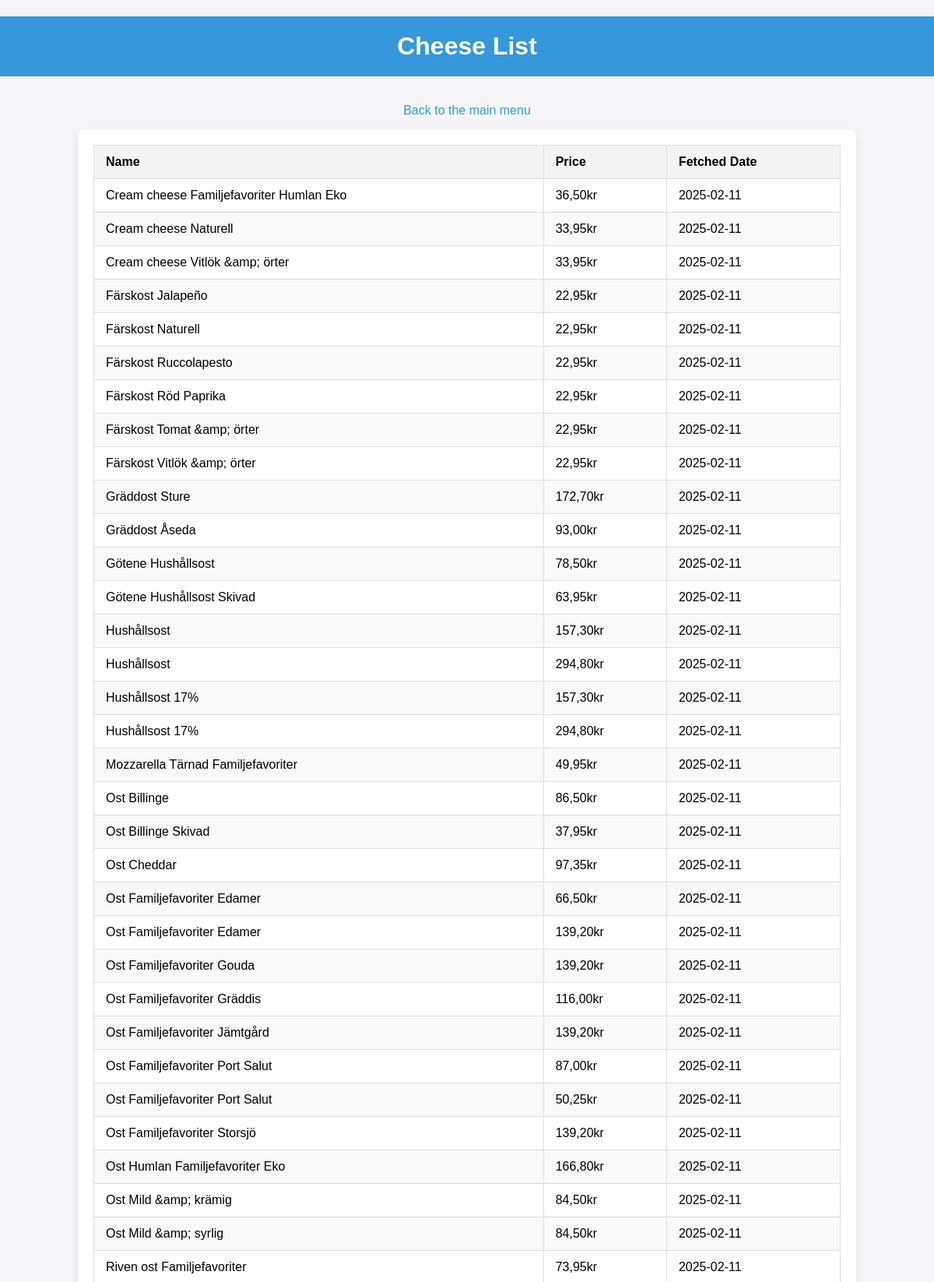
Page /cheese (upper part) on the committed database.
### database/models.py (models this page shows, shortened)
class CheeseData(Base):
    __tablename__ = 'cheeseprices'
    id = Column(Integer, primary_key=True, autoincrement=True)
    name = Column(String(150), nullable=False, index=True)
    price = Column(String(150), nullable=False)
    fetched_date = Column(DateTime, nullable=False)

### app/routes.py (the view)
@bp.route("/cheese", methods=['GET'])
def cheese_page():
    session = SessionLocal()
    latest_dates = (  #retrieves the latest cheese prices in the database
    session.query(CheeseData.name,func.max(CheeseData.fetched_date).label("latest_date")).group_by(CheeseData.name).subquery())
    latest_cheeses = (session.query(CheeseData).join(latest_dates, (CheeseData.name == latest_dates.c.name) & (CheeseData.fetched_date == latest_dates.c.latest_date)).all())
    return render_template('cheese.html', cheeses=latest_cheeses)

### app/templates/cheese.html (shortened to what this page needs)
<!DOCTYPE html>
<html lang="en">
<head>
</head>
<body>
    <h1>Cheese List</h1>
    <a href="/" class="back-link">Back to the main menu</a>
    <div class="container">
        <table>
            <thead>
                <tr>
                    <th>Name</th>
                    <th>Price</th>
                    <th>Fetched Date</th>
                </tr>
            </thead>
            <tbody>
                {% for cheese in cheeses %}
                    <tr>
                        <td>{{ cheese.name }}</td>
                        <td>{{ cheese.price }}kr</td>
                        <td>{{ cheese.fetched_date.strftime('%Y-%m-%d') }}</td>
                    </tr>
                {% endfor %}
            </tbody>
        </table>
    </div>
</body>
</html>

### app/templates/cheese.html (style rules this page uses)
body { font-family: Arial, sans-serif; margin: 0; padding: 0; background-color: #f4f4f9; }
h1 { text-align: center; color: #333; padding: 20px; background-color: #3498db; color: white; margin-bottom: 20px; }
.container { width: 80%; max-width: 1000px; margin: 0 auto; padding: 20px; background-color: white; border-radius: 8px; box-shadow: 0 4px 8px rgba(0, 0, 0, 0.1); }
a { text-decoration: none; color: #3498db; display: block; text-align: center; padding: 15px; font-size: 16px; }
table { width: 100%; border-collapse: collapse; }
table th, table td { padding: 12px 15px; border: 1px solid #ddd; text-align: left; }
table th { background-color: #f4f4f4; }
table tr:nth-child(even) { background-color: #f9f9f9; }

### rows in the picture
CheeseData: name "Cream cheese Familjefavoriter Humlan Eko", price "36,50", fetched_date "2025-02-11"
CheeseData: name "Cream cheese Naturell", price "33,95", fetched_date "2025-02-11"
CheeseData: name "Cream cheese Vitlök &amp; örter", price "33,95", fetched_date "2025-02-11"
CheeseData: name "Färskost Jalapeño", price "22,95", fetched_date "2025-02-11"
CheeseData: name "Färskost Naturell", price "22,95", fetched_date "2025-02-11"
CheeseData: name "Färskost Ruccolapesto", price "22,95", fetched_date "2025-02-11"
CheeseData: name "Färskost Röd Paprika", price "22,95", fetched_date "2025-02-11"
CheeseData: name "Färskost Tomat &amp; örter", price "22,95", fetched_date "2025-02-11"
CheeseData: name "Färskost Vitlök &amp; örter", price "22,95", fetched_date "2025-02-11"
CheeseData: name "Gräddost Sture", price "172,70", fetched_date "2025-02-11"
CheeseData: name "Gräddost Åseda", price "93,00", fetched_date "2025-02-11"
CheeseData: name "Götene Hushållsost", price "78,50", fetched_date "2025-02-11"
CheeseData: name "Götene Hushållsost Skivad", price "63,95", fetched_date "2025-02-11"
CheeseData: name "Hushållsost", price "157,30", fetched_date "2025-02-11"
CheeseData: name "Hushållsost", price "294,80", fetched_date "2025-02-11"
CheeseData: name "Hushållsost 17%", price "157,30", fetched_date "2025-02-11"
CheeseData: name "Hushållsost 17%", price "294,80", fetched_date "2025-02-11"
CheeseData: name "Mozzarella Tärnad Familjefavoriter", price "49,95", fetched_date "2025-02-11"
CheeseData: name "Ost Billinge", price "86,50", fetched_date "2025-02-11"
CheeseData: name "Ost Billinge Skivad", price "37,95", fetched_date "2025-02-11"
CheeseData: name "Ost Cheddar", price "97,35", fetched_date "2025-02-11"
CheeseData: name "Ost Familjefavoriter Edamer", price "66,50", fetched_date "2025-02-11"
CheeseData: name "Ost Familjefavoriter Edamer", price "139,20", fetched_date "2025-02-11"
CheeseData: name "Ost Familjefavoriter Gouda", price "139,20", fetched_date "2025-02-11"
CheeseData: name "Ost Familjefavoriter Gräddis", price "116,00", fetched_date "2025-02-11"
CheeseData: name "Ost Familjefavoriter Jämtgård", price "139,20", fetched_date "2025-02-11"
CheeseData: name "Ost Familjefavoriter Port Salut", price "87,00", fetched_date "2025-02-11"
CheeseData: name "Ost Familjefavoriter Port Salut", price "50,25", fetched_date "2025-02-11"
CheeseData: name "Ost Familjefavoriter Storsjö", price "139,20", fetched_date "2025-02-11"
CheeseData: name "Ost Humlan Familjefavoriter Eko", price "166,80", fetched_date "2025-02-11"
CheeseData: name "Ost Mild &amp; krämig", price "84,50", fetched_date "2025-02-11"
CheeseData: name "Ost Mild &amp; syrlig", price "84,50", fetched_date "2025-02-11"
CheeseData: name "Riven ost Familjefavoriter", price "73,95", fetched_date "2025-02-11"
